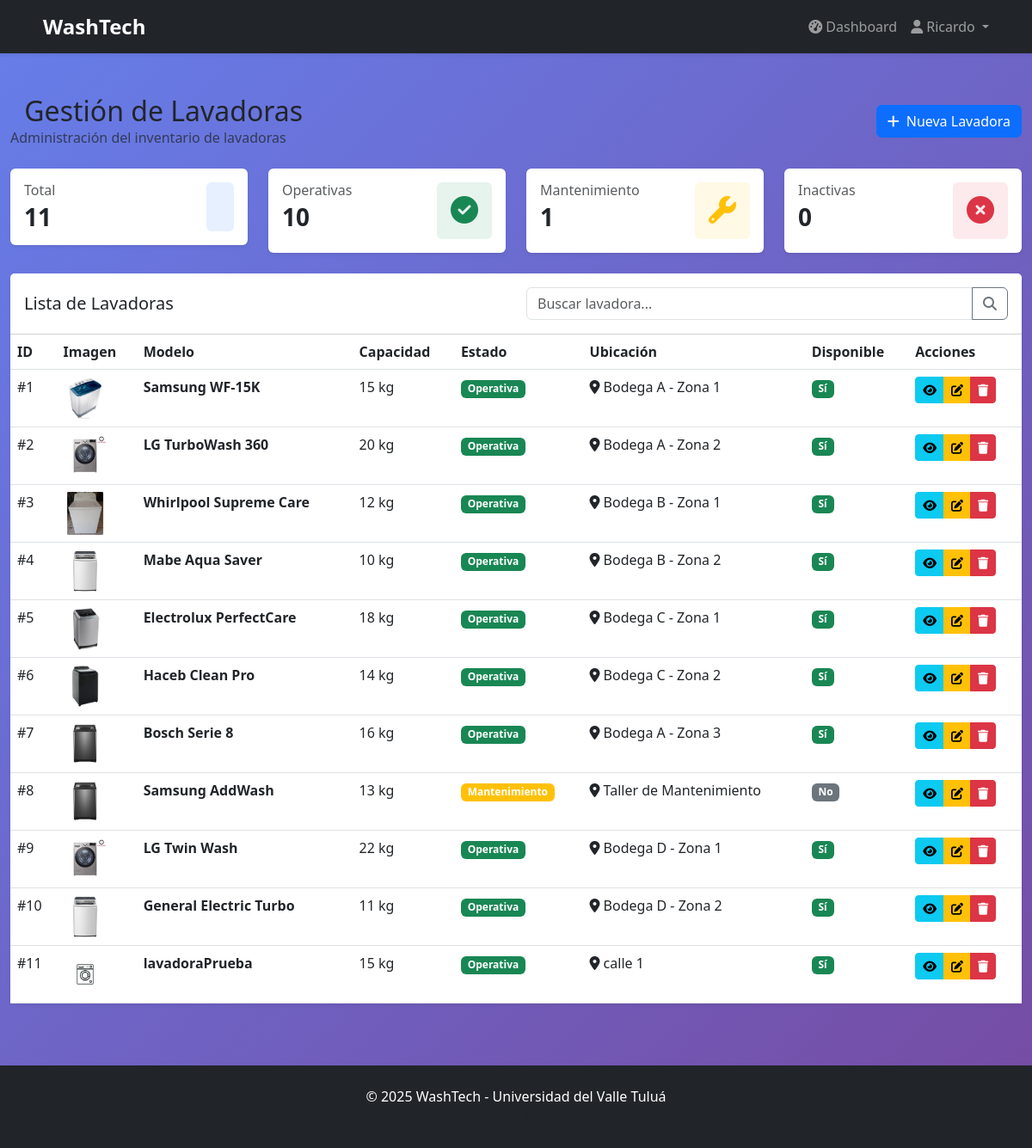
The app's page /admin/lavadoras (signed in) with its own data.
### models/user.py (models this page shows, shortened)
class User(UserMixin, db.Model):
    __tablename__ = 'users'
    id = db.Column(db.Integer, primary_key=True)
    name = db.Column(db.String(100), nullable=False)
    email = db.Column(db.String(100), unique=True, nullable=False)
    password_hash = db.Column(db.String(200), nullable=False)
    phone = db.Column(db.String(20))
    address = db.Column(db.Text)
    role = db.Column(db.String(20), default='cliente')  # cliente, admin, superadmin, operador
    is_active = db.Column(db.Boolean, default=True)
    registration_date = db.Column(db.DateTime, default=db.func.now())
    reservations = db.relationship('Reservation', foreign_keys='Reservation.user_id', backref='user', lazy=True)
    assigned_reservations = db.relationship('Reservation', foreign_keys='Reservation.assigned_operator_id', backref='assigned_operator', lazy=True)

### models/washing_machine.py (models this page shows, shortened)
class WashingMachine(db.Model):
    __tablename__ = 'washing_machines'
    id = db.Column(db.Integer, primary_key=True)
    model = db.Column(db.String(100), nullable=False)
    capacity = db.Column(db.String(50), nullable=False)  # ej: "7 kg"
    operational_status = db.Column(db.String(20), default='operativa')  # operativa, mantenimiento, inactiva
    acquisition_date = db.Column(db.Date)
    image_url = db.Column(db.String(200), default='/static/images/icono de lavadora.jpg')
    description = db.Column(db.Text)
    is_active = db.Column(db.Boolean, default=True)
    reservations = db.relationship('Reservation', backref='washing_machine', lazy=True)
    inventory = db.relationship('Inventory', backref='washing_machine', uselist=False)

### models/inventory.py (models this page shows, shortened)
class Inventory(db.Model):
    __tablename__ = 'inventory'
    id = db.Column(db.Integer, primary_key=True)
    washing_machine_id = db.Column(db.Integer, db.ForeignKey('washing_machines.id'), nullable=False)
    availability = db.Column(db.Boolean, default=True)
    location = db.Column(db.String(100))
    last_updated = db.Column(db.DateTime, default=datetime.utcnow)
    is_active = db.Column(db.Boolean, default=True)

### controllers/admin_controller.py (the view)
@admin_bp.route('/lavadoras')
@login_required
@admin_required
def list_washing_machines():
    machines = WashingMachine.query.filter_by(is_active=True).all()
    return render_template('admin/washing_machines/list.html', machines=machines)

### controllers/admin_controller.py (called while the page is built)
def admin_required(f):
    @wraps(f)
    def decorated_function(*args, **kwargs):
        if not current_user.is_authenticated or current_user.role not in ['admin', 'superadmin']:
            flash('Acceso denegado. Se requieren permisos de administrador.', 'error')
            return redirect(url_for('dashboard.index'))
        return f(*args, **kwargs)
    return decorated_function

### templates/admin/washing_machines/list.html (shortened to what this page needs)
{% extends "base.html" %}
{% block content %}
<div class="container-fluid py-4">
    <div class="row">
        <div class="col-12 mb-4">
            <div class="d-flex justify-content-between align-items-center">
                <div>
                    <h2 class="mb-0">
                        Gestión de Lavadoras
                    </h2>
                    <p class="text-muted mb-0">Administración del inventario de lavadoras</p>
                </div>
                <a href="{{ url_for('admin.create_washing_machine') }}" class="btn btn-primary">
                    <i class="fas fa-plus me-2"></i>Nueva Lavadora
                </a>
            </div>
        </div>
        <div class="col-md-3 mb-4">
            <div class="card border-0 shadow-sm">
                <div class="card-body">
                    <div class="d-flex justify-content-between">
                        <div>
                            <h6 class="text-muted mb-1">Total</h6>
                            <h3 class="fw-bold mb-0">{{ machines|length }}</h3>
                        </div>
                        <div class="bg-primary bg-opacity-10 p-3 rounded">
                        </div>
                    </div>
                </div>
            </div>
        </div>
        <div class="col-md-3 mb-4">
            <div class="card border-0 shadow-sm">
                <div class="card-body">
                    <div class="d-flex justify-content-between">
                        <div>
                            <h6 class="text-muted mb-1">Operativas</h6>
                            <h3 class="fw-bold mb-0">
                                {{ machines|selectattr('operational_status', 'equalto', 'operativa')|list|length }}
                            </h3>
                        </div>
                        <div class="bg-success bg-opacity-10 p-3 rounded">
                            <i class="fas fa-check-circle text-success fa-2x"></i>
                        </div>
                    </div>
                </div>
            </div>
        </div>
        <div class="col-md-3 mb-4">
            <div class="card border-0 shadow-sm">
                <div class="card-body">
                    <div class="d-flex justify-content-between">
                        <div>
                            <h6 class="text-muted mb-1">Mantenimiento</h6>
                            <h3 class="fw-bold mb-0">
                                {{ machines|selectattr('operational_status', 'equalto', 'mantenimiento')|list|length }}
                            </h3>
                        </div>
                        <div class="bg-warning bg-opacity-10 p-3 rounded">
                            <i class="fas fa-wrench text-warning fa-2x"></i>
                        </div>
                    </div>
                </div>
            </div>
        </div>
        <div class="col-md-3 mb-4">
            <div class="card border-0 shadow-sm">
                <div class="card-body">
                    <div class="d-flex justify-content-between">
                        <div>
                            <h6 class="text-muted mb-1">Inactivas</h6>
                            <h3 class="fw-bold mb-0">
                                {{ machines|selectattr('operational_status', 'equalto', 'inactiva')|list|length }}
                            </h3>
                        </div>
                        <div class="bg-danger bg-opacity-10 p-3 rounded">
                            <i class="fas fa-times-circle text-danger fa-2x"></i>
                        </div>
                    </div>
                </div>
            </div>
        </div>
        <div class="col-12">
            <div class="card border-0 shadow-sm">
                <div class="card-header bg-white py-3">
                    <div class="row align-items-center">
                        <div class="col-md-6">
                            <h5 class="mb-0">Lista de Lavadoras</h5>
                        </div>
                        <div class="col-md-6">
                            <div class="input-group">
                                <input type="text" class="form-control" id="searchInput" placeholder="Buscar lavadora...">
                                <button class="btn btn-outline-secondary" type="button">
                                    <i class="fas fa-search"></i>
                                </button>
                            </div>
                        </div>
                    </div>
                </div>
                <div class="card-body p-0">
                    <div class="table-responsive">
                        <table class="table table-hover mb-0" id="machinesTable">
                            <thead class="bg-light">
                                <tr>
                                    <th>ID</th>
                                    <th>Imagen</th>
                                    <th>Modelo</th>
                                    <th>Capacidad</th>
                                    <th>Estado</th>
                                    <th>Ubicación</th>
                                    <th>Disponible</th>
                                    <th>Acciones</th>
                                </tr>
                            </thead>
                            <tbody>
                                {% if machines %}
                                    {% for machine in machines %}
                                    <tr>
                                        <td>#{{ machine.id }}</td>
                                        <td>
                                            {% if machine.image_url %}
                                                <img src="{{ machine.image_url }}" alt="{{ machine.model }}"
                                                     class="rounded" style="width: 50px; height: 50px; object-fit: cover;"
                                                     onerror="this.style.display='none'; this.nextElementSibling.style.display='flex';">
                                            {% else %}
                                                <div class="bg-secondary bg-opacity-10 rounded d-flex align-items-center justify-content-center"
                                                     style="width: 50px; height: 50px;">
                                                    <i class="fas fa-washing-machine text-secondary"></i>
                                                </div>
                                            {% endif %}
                                        </td>
                                        <td><strong>{{ machine.model }}</strong></td>
                                        <td>{{ machine.capacity }}</td>
                                        <td>
                                            {% if machine.operational_status == 'operativa' %}
                                                <span class="badge bg-success">Operativa</span>
                                            {% elif machine.operational_status == 'mantenimiento' %}
                                                <span class="badge bg-warning">Mantenimiento</span>
                                            {% else %}
                                                <span class="badge bg-danger">Inactiva</span>
                                            {% endif %}
                                        </td>
                                        <td>
                                            {% if machine.inventory %}
                                                <i class="fas fa-map-marker-alt me-1"></i>{{ machine.inventory.location or 'Sin ubicación' }}
                                            {% else %}
                                                <span class="text-muted">-</span>
                                            {% endif %}
                                        </td>
                                        <td>
                                            {% if machine.inventory and machine.inventory.availability %}
                                                <span class="badge bg-success">Sí</span>
                                            {% else %}
                                                <span class="badge bg-secondary">No</span>
                                            {% endif %}
                                        </td>
                                        <td>
                                            <div class="btn-group btn-group-sm">
                                                <a href="{{ url_for('admin.view_washing_machine', id=machine.id) }}"
                                                   class="btn btn-info" title="Ver">
                                                    <i class="fas fa-eye"></i>
                                                </a>
                                                <a href="{{ url_for('admin.edit_washing_machine', id=machine.id) }}"
                                                   class="btn btn-warning" title="Editar">
                                                    <i class="fas fa-edit"></i>
                                                </a>
                                                <button class="btn btn-danger"
                                                        onclick="confirmDelete({{ machine.id }}, '{{ machine.model }}')"
                                                        title="Eliminar">
                                                    <i class="fas fa-trash"></i>
                                                </button>
                                            </div>
                                        </td>
                                    </tr>
                                    {% endfor %}
                                {% endif %}
                            </tbody>
                        </table>
                    </div>
                </div>
            </div>
        </div>
    </div>
</div>
{% endblock %}

### templates/base.html (shortened to what this page needs)
<!DOCTYPE html>
<html lang="es">
<head>
    <link href="https://cdn.jsdelivr.net/npm/bootstrap@5.3.0/dist/css/bootstrap.min.css" rel="stylesheet">
    <link rel="stylesheet" href="https://cdnjs.cloudflare.com/ajax/libs/font-awesome/6.4.0/css/all.min.css">
</head>
<body>
    <nav class="navbar navbar-expand-lg navbar-dark bg-dark shadow-sm">
        <div class="container">
            <a class="navbar-brand" href="{{ url_for('index') }}">
                WashTech
            </a>
            <div class="collapse navbar-collapse" id="navbarNav">
                <ul class="navbar-nav ms-auto">
                    {% if current_user.is_authenticated %}
                            <li class="nav-item">
                                <a class="nav-link" href="{{ url_for('dashboard.index') }}">
                                    <i class="fas fa-tachometer-alt me-1"></i>Dashboard
                                </a>
                            </li>
                            <li class="nav-item dropdown">
                                <a class="nav-link dropdown-toggle" href="#" id="userDropdown" role="button" data-bs-toggle="dropdown">
                                    <i class="fas fa-user me-1"></i>{{ current_user.name }}
                                </a>
                            </li>
                        {% endif %}
                </ul>
            </div>
        </div>
    </nav>
    <main>
        {% block content %}{% endblock %}
    </main>
    <footer class="bg-dark text-white py-4 mt-5">
        <div class="container text-center">
            <p class="mb-0">&copy; 2025 WashTech - Universidad del Valle Tuluá</p>
            <small class="text-muted">Plataforma de Alquiler de Lavadoras</small>
        </div>
    </footer>
</body>
</html>

### records on screen
User: name "Ricardo"
WashingMachine: id "1", image_url (picture), model "Samsung WF-15K", capacity "15 kg", operational_status "Operativa", inventory "Bodega A - Zona 1", shows "Sí"
WashingMachine: id "2", image_url (picture), model "LG TurboWash 360", capacity "20 kg", operational_status "Operativa", inventory "Bodega A - Zona 2", shows "Sí"
WashingMachine: id "3", image_url (picture), model "Whirlpool Supreme Care", capacity "12 kg", operational_status "Operativa", inventory "Bodega B - Zona 1", shows "Sí"
WashingMachine: id "4", image_url (picture), model "Mabe Aqua Saver", capacity "10 kg", operational_status "Operativa", inventory "Bodega B - Zona 2", shows "Sí"
WashingMachine: id "5", image_url (picture), model "Electrolux PerfectCare", capacity "18 kg", operational_status "Operativa", inventory "Bodega C - Zona 1", shows "Sí"
WashingMachine: id "6", image_url (picture), model "Haceb Clean Pro", capacity "14 kg", operational_status "Operativa", inventory "Bodega C - Zona 2", shows "Sí"
WashingMachine: id "7", image_url (picture), model "Bosch Serie 8", capacity "16 kg", operational_status "Operativa", inventory "Bodega A - Zona 3", shows "Sí"
WashingMachine: id "8", image_url (picture), model "Samsung AddWash", capacity "13 kg", operational_status "Mantenimiento", inventory "Taller de Mantenimiento", shows "No"
WashingMachine: id "9", image_url (picture), model "LG Twin Wash", capacity "22 kg", operational_status "Operativa", inventory "Bodega D - Zona 1", shows "Sí"
WashingMachine: id "10", image_url (picture), model "General Electric Turbo", capacity "11 kg", operational_status "Operativa", inventory "Bodega D - Zona 2", shows "Sí"
WashingMachine: id "11", image_url (picture), model "lavadoraPrueba", capacity "15 kg", operational_status "Operativa", inventory "calle 1", shows "Sí"

### other values on screen
{{ machines|length }} "11"
